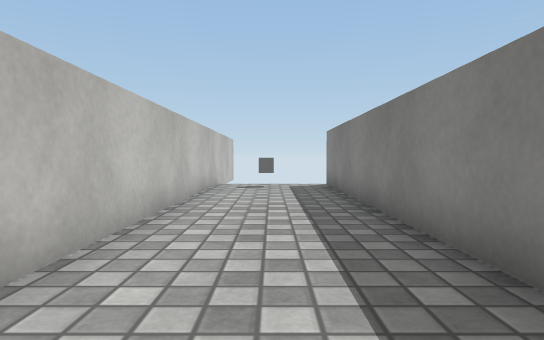
view 1 (above)

12 first-person views from a walk through a scene from a Unity 3-D project. The camera is 0.46 m above the floor, tilts 2° down and sees 75° across. The floor is counted in squares, 0.5 m on a side. Each view is taken from the middle of a square. On the plan, view 1 faces up. The plan holds only what a view shows up to about 12 squares ahead; the rest is blank. The place goes on beyond the plan. Surface patterns are stand-ins for the level's own textures.

view 2
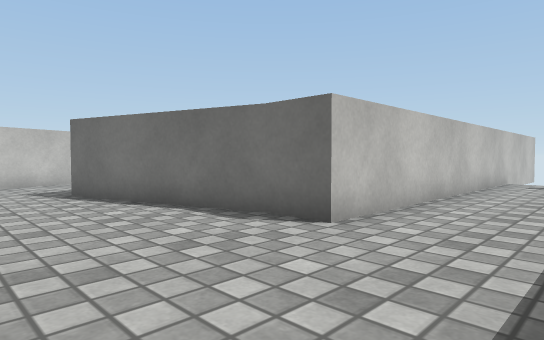

view 3
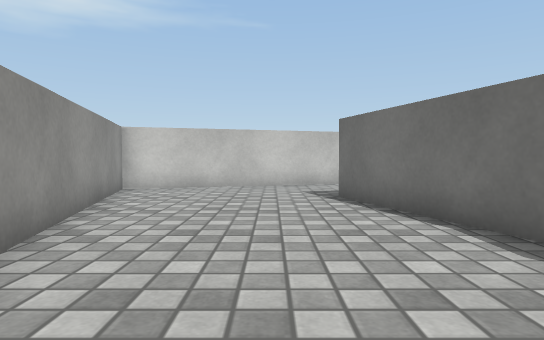

view 4
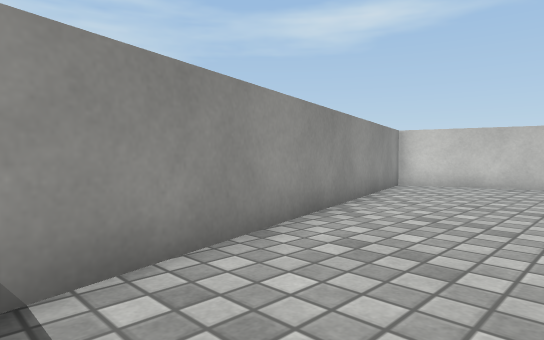

view 5
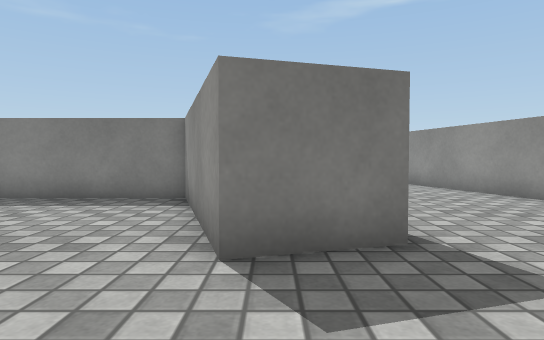

view 6
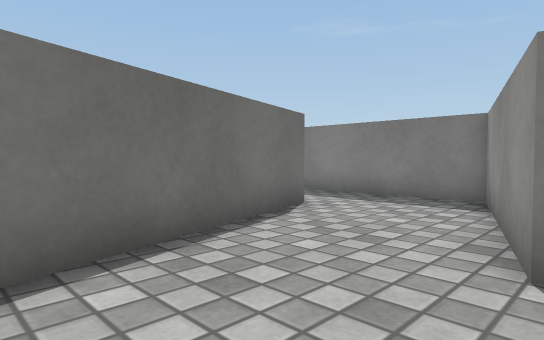

view 7
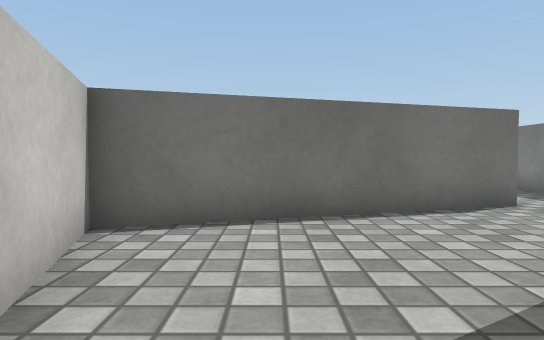

view 8
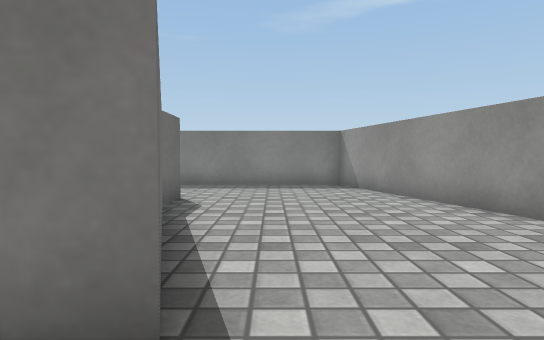

view 9
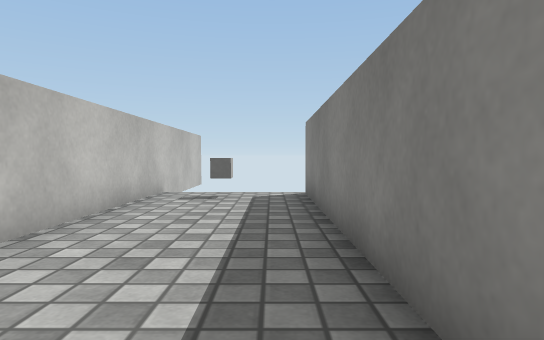

view 10
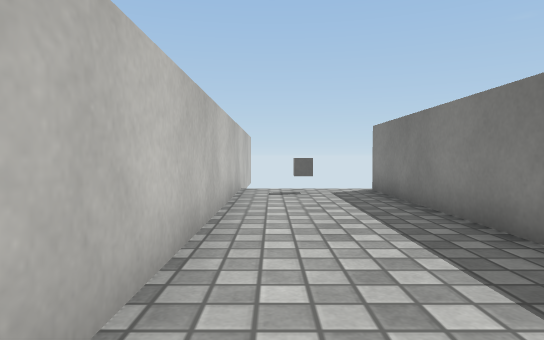

view 11
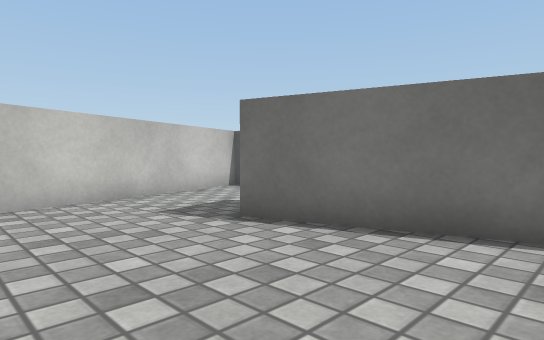

view 12
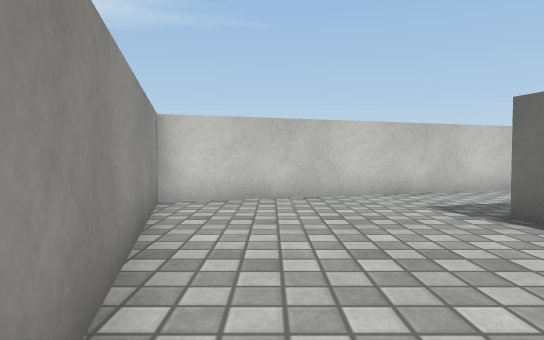

### Floor plan
Points are (right, up) in squares from view 1. A wall is a line through its corners. A room is listed if a view was taken in it or the views show most of it. See-through windows are left out.
Room 1 (views 1, 2, 3, 4, 5, 6, 7, 8, 9, 10, 11, 12)
walls: (-3.1, 2.1) (-8.3, 0.6) (-8.9, 2.5) (-3.9, 4) (-3.9, 8.5); (-6.3, 6.7) (-13.4, 4.6) (-10.3, -5.4) (1.9, -2.3) (1.9, 12.1); (-1.9, 13.5) (-1.9, 2.1) (-3.2, 2.1)
ways out: opening at (-5.5, 9)
objects: cube (0, 11)

Where each view was taken, in squares from view 1:
view 1: 0 up, 0 right, facing up
view 2: 2 down, 1 right, facing up-left
view 3: 1 down, 0 right, facing left
view 4: 0 up, 1 right, facing down-left
view 5: 2 up, 12 left, facing right
view 6: 2 up, 12 left, facing up-right
view 7: 0 up, 11 left, facing up
view 8: 0 up, 10 left, facing right
view 9: 3 up, 1 right, facing up
view 10: 2 up, 1 left, facing up
view 11: 3 down, 4 left, facing up-left
view 12: 3 down, 3 left, facing left
